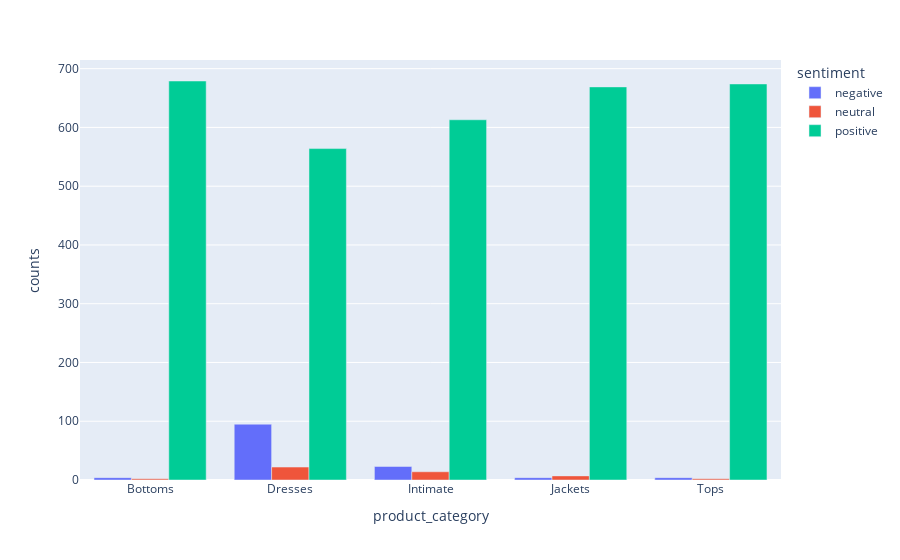

The notebook cell saved with this chart:
### Code cell
# Let's Visualize the sentiment based on the product categories

fig = px.bar(data,
              x = 'product_category',
              y = 'counts',
              color = 'sentiment',
              barmode = 'group')
fig.show()

### Figure 1 — Plotly figure (JSON) as saved in the notebook; plotly's stock layout.template omitted (floating-point values rounded to 4 significant figures)
{"data": [{"alignmentgroup": "True", "hovertemplate": "sentiment=negative<br>product_category=%{x}<br>counts=%{y}<extra></extra>", "legendgroup": "negative", "marker": {"color": "#636efa", "pattern": {"shape": ""}}, "name": "negative", "offsetgroup": "negative", "orientation": "v", "showlegend": true, "textposition": "auto", "type": "bar", "x": ["Bottoms", "Dresses", "Intimate", "Jackets", "Tops"], "xaxis": "x", "y": [4, 95, 23, 4, 4], "yaxis": "y"}, {"alignmentgroup": "True", "hovertemplate": "sentiment=neutral<br>product_category=%{x}<br>counts=%{y}<extra></extra>", "legendgroup": "neutral", "marker": {"color": "#EF553B", "pattern": {"shape": ""}}, "name": "neutral", "offsetgroup": "neutral", "orientation": "v", "showlegend": true, "textposition": "auto", "type": "bar", "x": ["Bottoms", "Dresses", "Intimate", "Jackets", "Tops"], "xaxis": "x", "y": [2, 22, 14, 7, 2], "yaxis": "y"}, {"alignmentgroup": "True", "hovertemplate": "sentiment=positive<br>product_category=%{x}<br>counts=%{y}<extra></extra>", "legendgroup": "positive", "marker": {"color": "#00cc96", "pattern": {"shape": ""}}, "name": "positive", "offsetgroup": "positive", "orientation": "v", "showlegend": true, "textposition": "auto", "type": "bar", "x": ["Bottoms", "Dresses", "Intimate", "Jackets", "Tops"], "xaxis": "x", "y": [679, 564, 613, 669, 674], "yaxis": "y"}], "layout": {"barmode": "group", "legend": {"title": {"text": "sentiment"}, "tracegroupgap": 0}, "margin": {"t": 60}, "xaxis": {"anchor": "y", "domain": [0, 1], "title": {"text": "product_category"}}, "yaxis": {"anchor": "x", "domain": [0, 1], "title": {"text": "counts"}}}}
